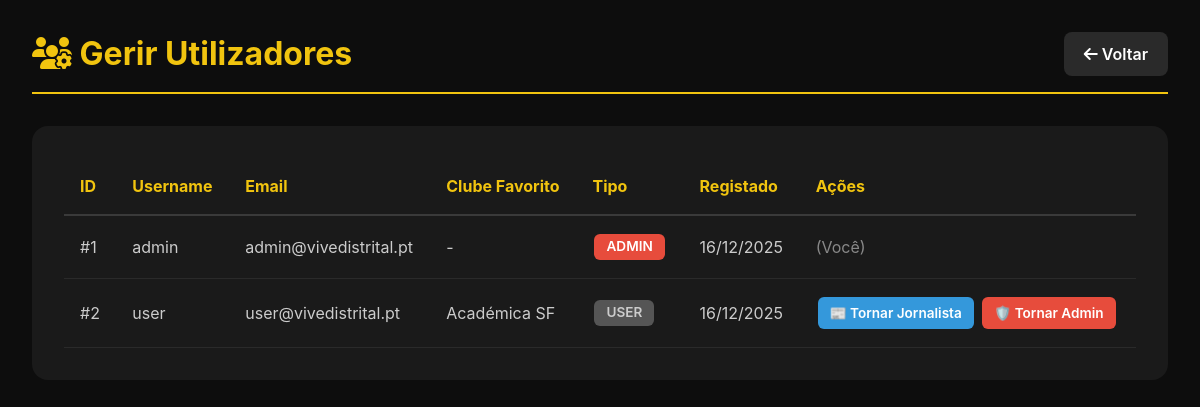
The page /admin-utilizadores.php (signed in) on the database as committed earlier.
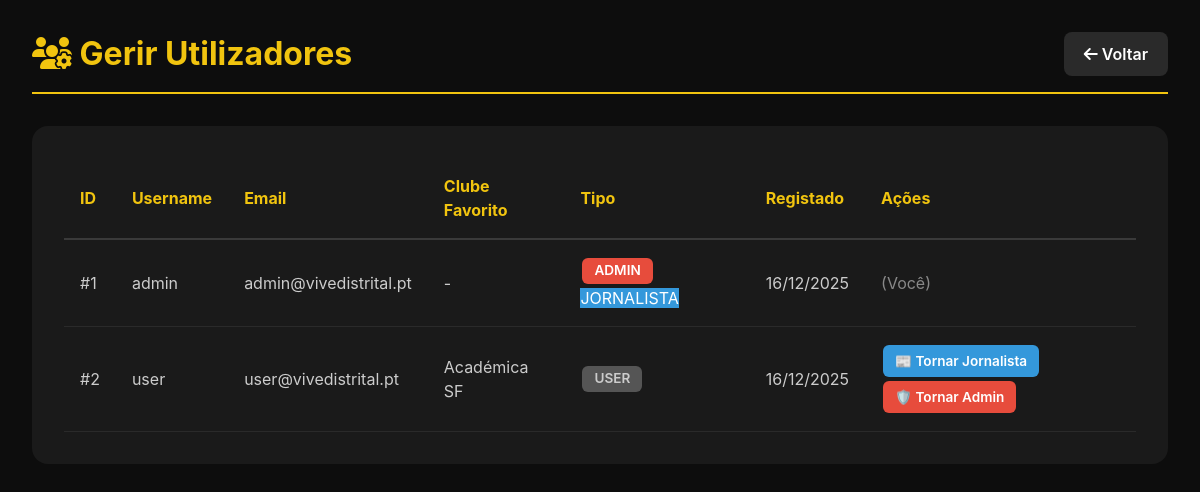
The same page on the database as committed later.
### tables this page shows
CREATE TABLE utilizadores (
    id INT AUTO_INCREMENT PRIMARY KEY,
    username VARCHAR(50) NOT NULL UNIQUE,
    password VARCHAR(255) NOT NULL,
    email VARCHAR(100),
    clube_favorito_id INT,
    is_admin TINYINT(1) DEFAULT 0,
    is_jornalista TINYINT(1) DEFAULT 0,
    created_at TIMESTAMP DEFAULT CURRENT_TIMESTAMP,
    last_login TIMESTAMP NULL,
    FOREIGN KEY (clube_favorito_id) REFERENCES clubes(id) ON DELETE SET NULL,
    INDEX idx_username (username)
);

### includes/config.php (called while the page is built, shortened)
<?php
function url($path = '') {
    return BASE_URL . $path;
}
?>

### admin-utilizadores.php (the view, shortened to what this page needs)
<?php
require_once 'includes/config.php';
$stmt = $pdo->query("
    SELECT u.*, c.nome as clube_favorito_nome
    FROM utilizadores u
    LEFT JOIN clubes c ON u.clube_favorito_id = c.id
    ORDER BY u.created_at DESC
");
$utilizadores = $stmt->fetchAll();
include 'includes/header.php';
?>
<div class="admin-container">
  <div class="admin-header">
    <h1><i class="fas fa-users-cog"></i> Gerir Utilizadores</h1>
    <a href="<?php echo url('admin.php'); ?>" class="btn-voltar">
      <i class="fas fa-arrow-left"></i> Voltar
    </a>
  </div>
  <div class="users-table">
    <table>
      <thead>
        <tr>
          <th>ID</th>
          <th>Username</th>
          <th>Email</th>
          <th>Clube Favorito</th>
          <th>Tipo</th>
          <th>Registado</th>
          <th>Ações</th>
        </tr>
      </thead>
      <tbody>
        <?php foreach ($utilizadores as $u): ?>
          <tr>
            <td>#<?php echo $u['id']; ?></td>
            <td><?php echo htmlspecialchars($u['username']); ?></td>
            <td><?php echo htmlspecialchars($u['email']); ?></td>
            <td><?php echo $u['clube_favorito_nome'] ? htmlspecialchars($u['clube_favorito_nome']) : '-'; ?></td>
            <td>
              <?php if ($u['is_admin']): ?>
                <span class="badge badge-admin">ADMIN</span>
              <?php endif; ?>
              <?php if ($u['is_jornalista'] ?? 0): ?>
                <span class="badge-jornalista">JORNALISTA</span>
              <?php endif; ?>
              <?php if (!$u['is_admin'] && !($u['is_jornalista'] ?? 0)): ?>
                <span class="badge badge-user">USER</span>
              <?php endif; ?>
            </td>
            <td><?php echo date('d/m/Y', strtotime($u['created_at'])); ?></td>
            <td>
              <?php if ($u['id'] !== $_SESSION['user_id']): ?>
                <form method="POST" style="display: inline;">
                  <button type="submit" class="btn-toggle <?php echo ($u['is_jornalista'] ?? 0) ? 'btn-remove' : 'btn-jornalista'; ?>">
                    <?php echo ($u['is_jornalista'] ?? 0) ? '✗ Remover Jornalista' : '📰 Tornar Jornalista'; ?>
                  </button>
                </form>
                <form method="POST" style="display: inline;">
                  <button type="submit" class="btn-toggle <?php echo $u['is_admin'] ? 'btn-remove' : 'btn-admin'; ?>">
                    <?php echo $u['is_admin'] ? '✗ Remover Admin' : '🛡️ Tornar Admin'; ?>
                  </button>
                </form>
              <?php else: ?>
                <span style="color: #888;">(Você)</span>
              <?php endif; ?>
            </td>
          </tr>
        <?php endforeach; ?>
      </tbody>
    </table>
  </div>
</div>
<?php include 'includes/footer.php'; ?>

Rows that differ between the two databases and show on the page:
changed utilizadores "admin": now shows "JORNALISTA"
